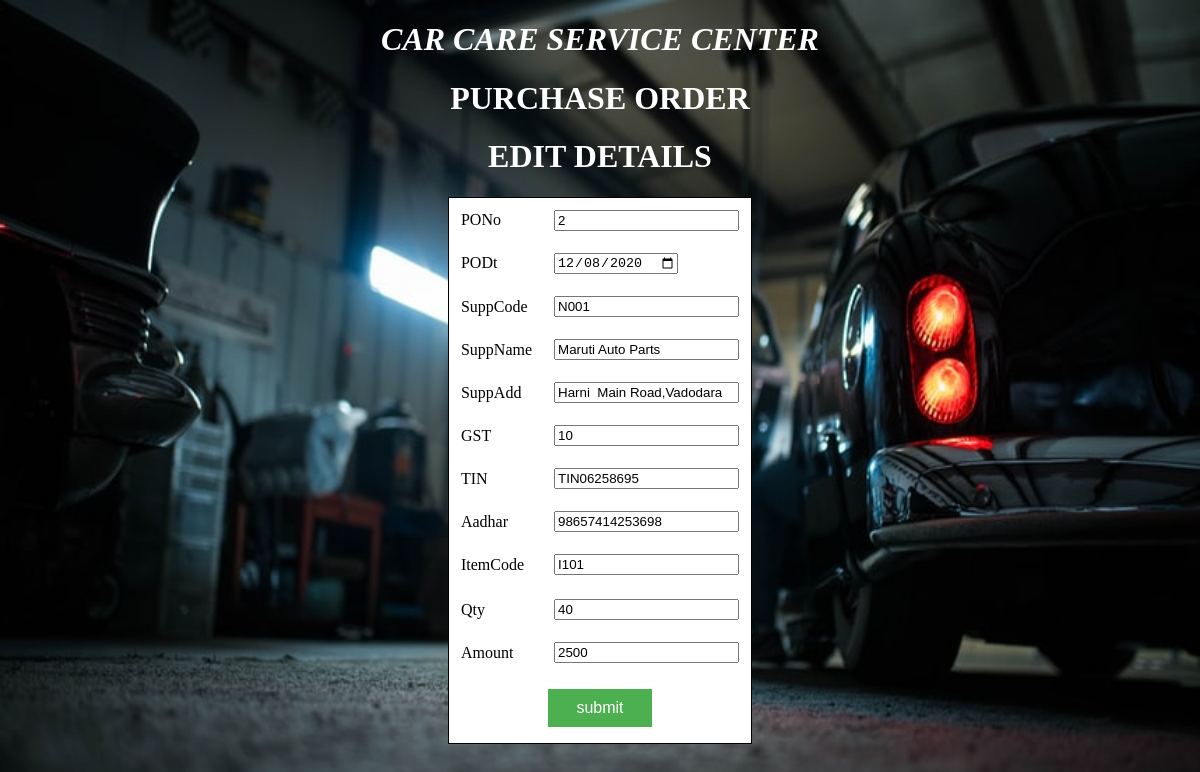
/Purchaseorderdetailrecord.php?PONo=2, run on the app's committed database.
### tables this page shows
CREATE TABLE IF NOT EXISTS `purchaseorder` (
  `PONo` int(11) NOT NULL,
  `PODt` date NOT NULL,
  `SuppCode` text NOT NULL,
  `SuppName` text NOT NULL,
  `SuppAdd` text NOT NULL,
  `GST` int(11) NOT NULL,
  `TIN` text NOT NULL,
  `Aadhar` text NOT NULL,
  `ItemCode` text NOT NULL,
  `Qty` int(11) NOT NULL,
  `Amount` int(11) NOT NULL
);

### Purchaseorderdetailrecord.php (the view, shortened to what this page needs)
<!DOCTYPE HTML>
 <html>
<head>
</head>
<body bgcolor="">
<center>
<marquee><h1 class="impact" style="color:white;"><b><i>CAR CARE SERVICE CENTER</i></b></h1></marquee>
<h1 class="impact" style="color:white;"><b>PURCHASE ORDER</b></h1>
<h1 class="impact" style="color:white;"><b>EDIT DETAILS</b></h1>
<table align="center" cellpadding="10" bgcolor="white" style="border:1px solid black" bordercolor="#D7DF01">
<?php
$PONo=$_GET['PONo'];
$con=mysql_connect("localhost","root","");
$sql="select * from purchaseorder where PONo='$PONo'";
$result=mysql_query($sql,$con);
while($row=mysql_fetch_array($result))
{
    $PONo=$row['PONo'];
    $PODt=$row['PODt'];
    $SuppCode=$row['SuppCode'];
    $SuppName=$row['SuppName'];
    $SuppAdd=$row['SuppAdd'];
    $GST=$row['GST'];
    $TIN=$row['TIN'];
    $Aadhar=$row['Aadhar'];
    $ItemCode=$row['ItemCode'];
    $Qty=$row['Qty'];
    $Amount=$row['Amount'];
}
?>
<form method="POST" action="Purchaseorderupdate.php">
<tr>
<td>PONo</td>
<td><input type="text" name="PONo" value="<?php echo $PONo;?>"/></td>
</tr>
<tr>
<td>PODt</td>
<td><input type="date" name="PODt" value="<?php echo $PODt;?>"/></td>
</tr>
<tr>
<td>SuppCode</td>
<td><input type="text" name="SuppCode" value="<?php echo $SuppCode;?>"/></td>
</tr>
<tr>
<td>SuppName</td>
<td><input type="text" name="SuppName" value="<?php echo $SuppName;?>"/></td>
</tr>
<tr>
<td>SuppAdd</td>
<td><input type="text" name="SuppAdd" value="<?php echo $SuppAdd;?>"/></td>
</tr>
<tr>
<td>GST</td>
<td><input type="text" name="GST" value="<?php echo $GST;?>"/></td>
</tr>
<tr>
<td>TIN</td>
<td><input type="text" name="TIN" value="<?php echo $TIN;?>"/></td>
</tr>
<tr>
<td>Aadhar</td>
<td><input type="text" name="Aadhar" value="<?php echo $Aadhar;?>"/></td>
</tr>
<tr>
<td>ItemCode</td>
<td><input type="text" name="ItemCode" value="<?php echo $ItemCode;?>"/></td>
</tr>
<tr>
<tr>
<td>Qty</td>
<td><input type="text" name="Qty" value="<?php echo $Qty;?>"/></td>
</tr>
<tr>
<td>Amount</td>
<td><input type="text" name="Amount" value="<?php echo $Amount;?>"/></td>
</tr>
<td colspan="2" align="center">
<input class="button" type="submit" name="Update" value="submit"/></td>
</tr>
</table>
</body>
</html>

### Purchaseorderdetailrecord.php (style rules this page uses)
.button { background-color: #4CAF50; border: none; color: white; padding: 10px 28px; text-align: center; text-decoration: none; display: inline-block; font-size: 16px; margin: 4px 2px; cursor: pointer; }
body { background-image: url('bg1.jpg'); background-repeat: no-repeat; background-attachment: fixed; background-size: 100% 100%; }

### data on the page
purchaseorder: PONo "2", PODt "12/08/2020", SuppCode "N001", SuppName "Maruti Auto Parts", SuppAdd "Harni Main Road,Vadodara", GST "10", TIN "TIN06258695", Aadhar "98657414253698", ItemCode "I101", Qty "40", Amount "2500"
